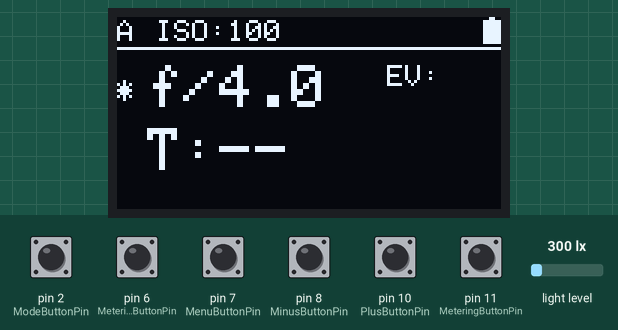
Recording of a sketch running on a simulated Arduino Uno, built with avr-gcc and run on an emulated ATmega328P. Parts: 128×64 one-colour display. The inputs (shaded band) are chosen by the test bench; at power-on: pin 2 (ModeButtonPin), pin 6 (MeteringModeButtonPin), pin 7 (MenuButtonPin), pin 8 (MinusButtonPin), pin 10 (PlusButtonPin), pin 11 (MeteringButtonPin) HIGH, light level 300 lx. EEPROM starts erased.

Above: at 1.3 s.
1.4 s: pin 2 (ModeButtonPin) pulled LOW for 0.15 s
At 2.2 s:
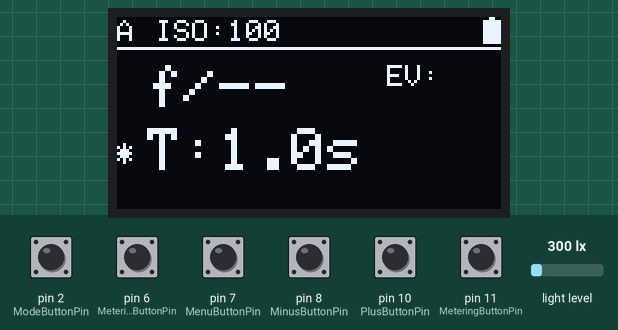
3.0 s: pin 6 (MeteringModeButtonPin) pulled LOW for 0.15 s
At 4.2 s:
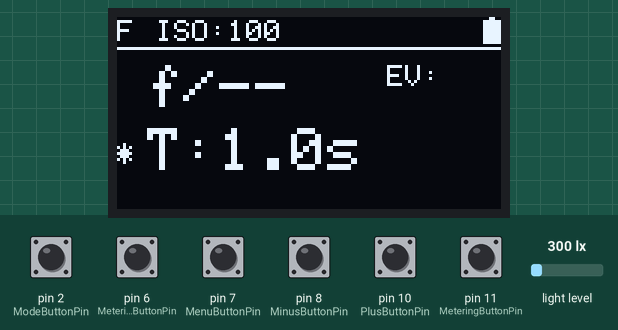
4.6 s: pin 7 (MenuButtonPin) pulled LOW for 0.15 s
At 5.6 s:
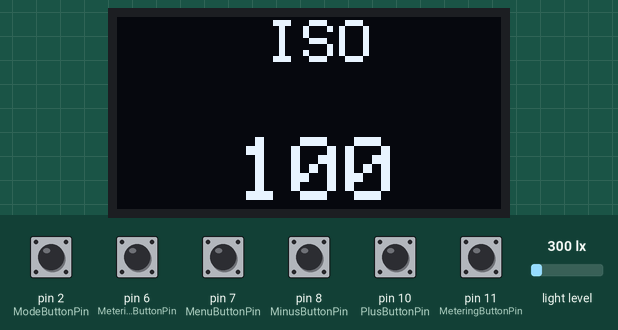
6.4 s: pin 8 (MinusButtonPin) pulled LOW for 1 s
At 8.1 s:
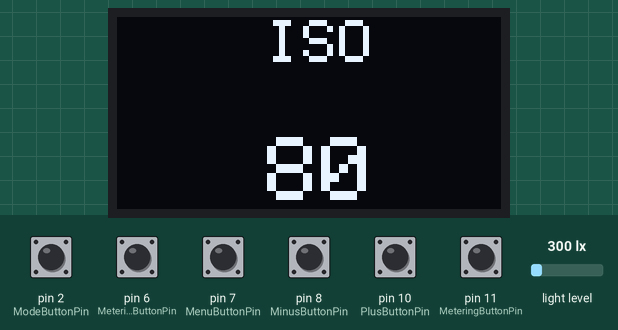
9.9 s: pin 10 (PlusButtonPin) pulled LOW for 1 s
At 10.7 s:
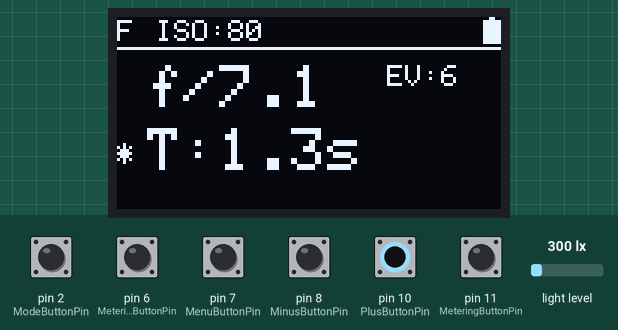
12.4 s: pin 2 (ModeButtonPin) pulled LOW for 1 s
At 12.9 s:
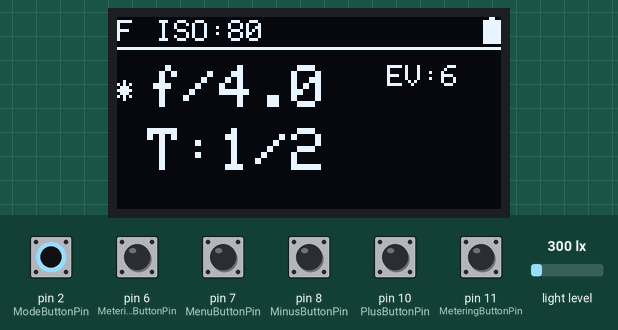
Timing chart, 0 to 15.4 s (numbered marks = the images above; inputs shaded):
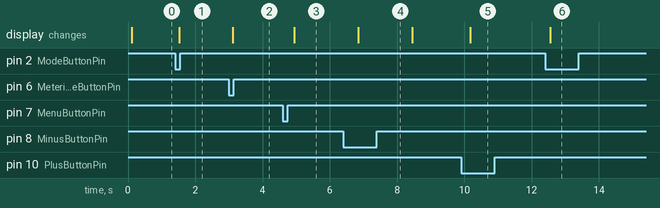

The sketch:

light_meter.ino
```cpp
#include <Wire.h>
#include <Adafruit_GFX.h>
#include <Adafruit_SSD1306.h>
#include <BH1750.h>
#include <EEPROM.h>

#include <avr/sleep.h>
#include "battery.h"
#include "light_meter.h"

#define SCREEN_WIDTH                128
#define SCREEN_HEIGHT               64

#define OLED_RESET                  -1
#define SCREEN_ADDRESS              0x3C

#define MeteringButtonPin           11
#define PlusButtonPin               10
#define MinusButtonPin              8
#define MenuButtonPin               7
#define MeteringModeButtonPin       6
#define ModeButtonPin               2

#define DefaultApertureIndex        12
#define DefaultISOIndex             11
#define DefaultModeIndex            0
#define DefaultShutterSpeedIndex    40

#define MaxISOIndex                 57
#define MaxApertureIndex            70
#define MaxShutterSpeedIndex        80
#define MaxNDIndex                  13
#define MaxFlashMeteringTime        5000

#define BatteryInterval             10000

// EEPROM memory cells
#define ISOIndexAddr                1
#define ApertureIndexAddr           2
#define ShutterSpeedIndexAddr       3
#define ModeIndexAddr               4
#define MeteringModeIndexAddr       5

int ModeButtonState = HIGH;
int MeteringButtonState = HIGH;
int MeteringModeButtonState = HIGH;
int MenuButtonState = HIGH;
int PlusButtonState = HIGH;
int MinusButtonState = HIGH;

double lastBatteryTime = 0;
int vcc;
float lux;
long iso;
float aperture;
float shutterSpeed;
float EV;

uint8_t ISOIndex;
uint8_t apertureIndex;
uint8_t shutterSpeedIndex;
uint8_t modeIndex;
uint8_t meteringMode;

bool isMainScreen = true;
bool isISOView = false;

bool flashMeteringActive = false;
unsigned long flashMeteringStartTime = 0;
unsigned long flashMeteringLastSampleTime = 0;
float flashMeteringMaxLux = 0;

int lastModeButtonState = HIGH;
int lastMeteringButtonState = HIGH;
int lastMeteringModeButtonState = HIGH;
int lastMenuButtonState = HIGH;
int lastPlusButtonState = HIGH;
int lastMinusButtonState = HIGH;

Adafruit_SSD1306 display(SCREEN_WIDTH, SCREEN_HEIGHT, &Wire, OLED_RESET);

void saveCurrentSettings() {
  EEPROM.write(ISOIndexAddr, ISOIndex);
  EEPROM.write(ApertureIndexAddr, apertureIndex);
  EEPROM.write(ModeIndexAddr, modeIndex);
  EEPROM.write(ShutterSpeedIndexAddr, shutterSpeedIndex);
  EEPROM.write(MeteringModeIndexAddr, meteringMode);
}

void updateCurrentSettings() {
  vcc = getCurrentVCC();
  EV = luxToEV(lux);
  iso = getISOByIndex(ISOIndex, MaxISOIndex);
  aperture = getApertureByIndex(apertureIndex, MaxApertureIndex);
  shutterSpeed = getShutterSpeedByIndex(shutterSpeedIndex, MaxShutterSpeedIndex);
}

void renderMainScreen() {
  isMainScreen = true;
  isISOView = false;

  display.clearDisplay();
  display.setTextColor(WHITE);
  // battery indicator
  display.drawRect(122, 1, 6, 8, WHITE);
  display.drawLine(124, 0, 125, 0, WHITE);

  // battery indicator for 4 elements of 1.5v each.
  if (vcc >= 460) {
    // full
    display.fillRect(123, 1, 4, 7, WHITE);
  } else if (vcc >= 440) {
    // medium
    display.fillRect(123, 4, 4, 5, WHITE);
  } else if (vcc >= 420) {
    // minimum
    display.fillRect(123, 6, 4, 3, WHITE);
  }

  // show iso
  display.setTextSize(1);
  display.setCursor(13, 1);
  display.print(F("ISO:"));

  if (iso > 999999) {
    display.print(iso / 1000000.0, 2);
    display.print(F("M"));
  } else if (iso > 9999) {
    display.print(iso / 1000.0, 0);
    display.print(F("K"));
  } else {
    display.print(iso);
  }

  display.drawLine(0, 10, 128, 10, WHITE); // LINE DIVISOR

  float A = aperture;
  float T = shutterSpeed;

  if (lux > 0) {
    if (modeIndex == 0) {
      // Aperture priority
      T = formatShutterSpeed(100 * pow(A, 2) / iso / pow(2, EV), MaxShutterSpeedIndex);
    } else if (modeIndex == 1) {
      // Shutter speed priority
      A = formatAperture(sqrt(pow(2, EV) * iso * T / 100), MaxApertureIndex);
    }
  } else {
    if (modeIndex == 0) {
      T = 0;
    } else {
      A = 0;
    }
  }

  // show aperture
  display.setCursor(10, 16);
  display.setTextSize(2);
  display.print(F("f/"));

  if (A > 0) {
    if (A >= 100) {
      display.print(A, 0);
    } else {
      display.print(A, 1);
    }
  } else {
    display.println(F("--"));
  }

  display.setTextSize(1);
  display.setCursor(90, 16);
  display.print(F("EV:"));

  if (lux > 0) {
    display.println(EV, 0);
  } else {
    display.println(0, 0);
  }

  // show shutter speed
  uint8_t Tdisplay = 0; // Flag for shutter speed display style (fractional, seconds, minutes)
  double  Tfr = 0;
  float   Tmin = 0;

  if (T >= 60) {
    Tdisplay = 0;  // Exposure is in minutes
    Tmin = T / 60;
  } else if (T < 60 && T >= 0.5) {
    Tdisplay = 2;  // Exposure in in seconds
  } else if (T < 0.5) {
    Tdisplay = 1;  // Exposure is in fractional form
    Tfr = round(1 / T);
  }

  display.setTextSize(2);
  display.setCursor(10, 37);
  display.print(F("T:"));

  if (Tdisplay == 0) {
    display.print(Tmin, 1);
    display.print(F("m"));
  } else if (Tdisplay == 1) {
    if (T > 0) {
      display.print(F("1/"));
      display.print(Tfr, 0);
    } else {
      display.println(F("--"));
    }
  } else if (Tdisplay == 2) {
    display.print(T, 1);
    display.print(F("s"));
  } else if (Tdisplay == 3) {
    display.println(F("--"));
  }

  // Metering mode icon
  display.setTextSize(1);
  display.setCursor(0, 1);
  if (meteringMode == 0) {
    // Ambient light
    display.print(F("A"));
  } else if (meteringMode == 1) {
    // Flash light
    display.print(F("F"));
  }
  // End of metering mode icon

  // priority marker (shutter or aperture priority indicator)
  display.setTextSize(1);
  if (modeIndex == 0) {
    display.setCursor(0, 21);
  } else {
    display.setCursor(0, 42);
  }
  display.print(F("*"));

  display.display();
}

bool buttonPressed(int currentState, int previousState) {
  return currentState == LOW && previousState == HIGH;
}

void startFlashMetering() {
  lux = 0;
  flashMeteringMaxLux = 0;
  flashMeteringStartTime = millis();
  flashMeteringLastSampleTime = 0;
  flashMeteringActive = true;
  lightMeter.configure(BH1750::CONTINUOUS_LOW_RES_MODE);
}

void processFlashMetering() {
  if (!flashMeteringActive) {
    return;
  }

  unsigned long now = millis();

  if (flashMeteringLastSampleTime == 0 || now - flashMeteringLastSampleTime >= 200) {
    flashMeteringLastSampleTime = now;
    float currentLux = getCurrentLuxValue();

    if (currentLux > flashMeteringMaxLux) {
      flashMeteringMaxLux = currentLux;
      lux = currentLux;
    }
  }

  if (now - flashMeteringStartTime >= MaxFlashMeteringTime) {
    flashMeteringActive = false;
    lux = flashMeteringMaxLux;
    updateCurrentSettings();
    saveCurrentSettings();
    renderMainScreen();
  }
}

void readButtons() {
  ModeButtonState = digitalRead(ModeButtonPin);
  MeteringButtonState = digitalRead(MeteringButtonPin);
  MenuButtonState = digitalRead(MenuButtonPin);
  MeteringModeButtonState = digitalRead(MeteringModeButtonPin);
  PlusButtonState = digitalRead(PlusButtonPin);
  MinusButtonState = digitalRead(MinusButtonPin);
}

void renderISOView() {
  isISOView = true;
  isMainScreen = false;

  display.clearDisplay();
  display.setTextSize(2);
  display.setCursor(50, 1);
  display.println(F("ISO"));
  display.setTextSize(3);

  long iso = getISOByIndex(ISOIndex, MaxISOIndex);

  if (iso > 999999) {
    display.setCursor(0, 40);
  } else if (iso > 99999) {
    display.setCursor(10, 40);
  } else if (iso > 9999) {
    display.setCursor(20, 40);
  } else if (iso > 999) {
    display.setCursor(30, 40);
  } else if (iso > 99) {
    display.setCursor(40, 40);
  } else {
    display.setCursor(50, 40);
  }

  display.print(iso);

  display.display();
}

void render() {
  if (isMainScreen) {
    if (buttonPressed(MenuButtonState, lastMenuButtonState)) {
      renderISOView();
    }

    if (buttonPressed(PlusButtonState, lastPlusButtonState)) {
      if (modeIndex == 0) {
        apertureIndex++;

        if (apertureIndex > MaxApertureIndex) {
          apertureIndex = 0;
        }
      } else if (modeIndex == 1) {
        shutterSpeedIndex++;

        if (shutterSpeedIndex > MaxShutterSpeedIndex) {
          shutterSpeedIndex = 0;
        }
      }

      updateCurrentSettings();
      saveCurrentSettings();
      renderMainScreen();
    }

    if (buttonPressed(MinusButtonState, lastMinusButtonState)) {
      if (modeIndex == 0) {
        if (apertureIndex > 0) {
          apertureIndex--;
        } else {
          apertureIndex = MaxApertureIndex;
        }
      } else if (modeIndex == 1) {
        if (shutterSpeedIndex > 0) {
          shutterSpeedIndex--;
        } else {
          shutterSpeedIndex = MaxShutterSpeedIndex;
        }
      }

      updateCurrentSettings();
      saveCurrentSettings();
      renderMainScreen();
    }

    if (buttonPressed(ModeButtonState, lastModeButtonState)) {
      modeIndex = modeIndex == 0 ? 1 : 0;
      updateCurrentSettings();
      saveCurrentSettings();
      renderMainScreen();
    }

    if (buttonPressed(MeteringButtonState, lastMeteringButtonState)) {
      lightMeter.configure(BH1750::ONE_TIME_HIGH_RES_MODE_2);
      lux = getCurrentLuxValue();
      updateCurrentSettings();
      saveCurrentSettings();
      renderMainScreen();
    }

    if (buttonPressed(MeteringModeButtonState, lastMeteringModeButtonState)) {
      meteringMode = meteringMode == 0 ? 1 : 0;
      renderMainScreen();

      if (meteringMode == 0) {
        // Ambient light meter mode.
        lightMeter.configure(BH1750::ONE_TIME_HIGH_RES_MODE_2);
        updateCurrentSettings();
        saveCurrentSettings();
        renderMainScreen();
      } else if (meteringMode == 1) {
        startFlashMetering();
      }
    }
  } else if (isISOView) {
    if (buttonPressed(MenuButtonState, lastMenuButtonState)) {
      renderMainScreen();
    }

    if (buttonPressed(PlusButtonState, lastPlusButtonState)) {
      ISOIndex++;

      if (ISOIndex > MaxISOIndex) {
        ISOIndex = 0;
      }
      updateCurrentSettings();
      saveCurrentSettings();
      renderISOView();
    } else if (buttonPressed(MinusButtonState, lastMinusButtonState)) {
      if (ISOIndex > 0) {
        ISOIndex--;
      } else {
        ISOIndex = MaxISOIndex;
      }
      updateCurrentSettings();
      saveCurrentSettings();
      renderISOView();
    }
  }

  delay(120);
}

void setup() {
  pinMode(MeteringButtonPin, INPUT_PULLUP);
  pinMode(PlusButtonPin, INPUT_PULLUP);
  pinMode(MinusButtonPin, INPUT_PULLUP);
  pinMode(ModeButtonPin, INPUT_PULLUP);
  pinMode(MeteringModeButtonPin, INPUT_PULLUP);
  pinMode(MenuButtonPin, INPUT_PULLUP);

  Wire.begin();
  Serial.begin(9600);

  // Initialize display with the CORRECT address (0x3C)
  if (!display.begin(SSD1306_SWITCHCAPVCC, SCREEN_ADDRESS)) {
    Serial.println(F("SSD1306 allocation failed"));
    for(;;); // Don't proceed, loop forever
  }

  display.clearDisplay();
  display.setTextSize(1);
  display.setTextColor(WHITE);

  ISOIndex =          EEPROM.read(ISOIndexAddr);
  apertureIndex =     EEPROM.read(ApertureIndexAddr);
  shutterSpeedIndex = EEPROM.read(ShutterSpeedIndexAddr);
  modeIndex =         EEPROM.read(ModeIndexAddr);
  meteringMode =      EEPROM.read(MeteringModeIndexAddr);

  ISOIndex = ISOIndex > MaxISOIndex ? DefaultISOIndex : ISOIndex;
  apertureIndex = apertureIndex > MaxApertureIndex ? DefaultApertureIndex : apertureIndex;
  shutterSpeedIndex = shutterSpeedIndex > MaxShutterSpeedIndex ? DefaultShutterSpeedIndex : shutterSpeedIndex;
  modeIndex = modeIndex > 1 ? DefaultModeIndex : modeIndex;
  meteringMode = meteringMode > 1 ? 0 : meteringMode;

  lightMeter.begin(BH1750::ONE_TIME_HIGH_RES_MODE_2);

  updateCurrentSettings();
  renderMainScreen();
}

void loop() {
  if (millis() >= lastBatteryTime + BatteryInterval) {
    lastBatteryTime = millis();
    vcc = getCurrentVCC();
  }

  readButtons();
  processFlashMetering();

  render();

  lastModeButtonState = ModeButtonState;
  lastMeteringButtonState = MeteringButtonState;
  lastMeteringModeButtonState = MeteringModeButtonState;
  lastMenuButtonState = MenuButtonState;
  lastPlusButtonState = PlusButtonState;
  lastMinusButtonState = MinusButtonState;
}
```

battery.h
```cpp
// Returns actual value of Vcc (x100)
int getCurrentVCC(void) {
    #if defined(__AVR_ATmega1280__) || defined(__AVR_ATmega2560__)
        // For mega boards
        const long InternalReferenceVoltage = 1115L;  // Adjust this value to your boards specific internal BG voltage x1000
        // REFS1 REFS0          --> 0 1, AVcc internal ref. -Selects AVcc reference
        // MUX4 MUX3 MUX2 MUX1 MUX0  --> 11110 1.1V (VBG)         -Selects channel 30, bandgap voltage, to measure
        ADMUX = (0 << REFS1) | (1 << REFS0) | (0 << ADLAR) | (0 << MUX5) | (1 << MUX4) | (1 << MUX3) | (1 << MUX2) | (1 << MUX1) | (0 << MUX0);
    #else
        // For 168/328 boards
        const long InternalReferenceVoltage = 1056L;  // Adjust this value to your boards specific internal BG voltage x1000
        // REFS1 REFS0          --> 0 1, AVcc internal ref. -Selects AVcc external reference
        // MUX3 MUX2 MUX1 MUX0  --> 1110 1.1V (VBG)         -Selects channel 14, bandgap voltage, to measure
        ADMUX = (0 << REFS1) | (1 << REFS0) | (0 << ADLAR) | (1 << MUX3) | (1 << MUX2) | (1 << MUX1) | (0 << MUX0);
    #endif
        delay(50);  // Let mux settle a little to get a more stable A/D conversion
        // Start a conversion
        ADCSRA |= _BV( ADSC );
        // Wait for it to complete
        while ( ( (ADCSRA & (1 << ADSC)) != 0 ) );
        // Scale the value
        int results = (((InternalReferenceVoltage * 1024L) / ADC) + 5L) / 10L; // calculates for straight line value

  return results;
} 
```

Source omitted: light_meter.h (5973 bytes)

Measured:
- after the input at 1.4 s, the display: changes after 0.13 s (image 1)
- after the input at 3.0 s, the display: changes after 0.12 s (image 2)
- after the input at 4.6 s, the display: changes after 0.35 s (image 3)
- after the input at 6.4 s, the display: changes after 0.44 s (image 4)
- after the input at 9.9 s, the display: changes after 0.28 s (image 5)
- after the input at 12.4 s, the display: changes after 0.16 s (image 6)
